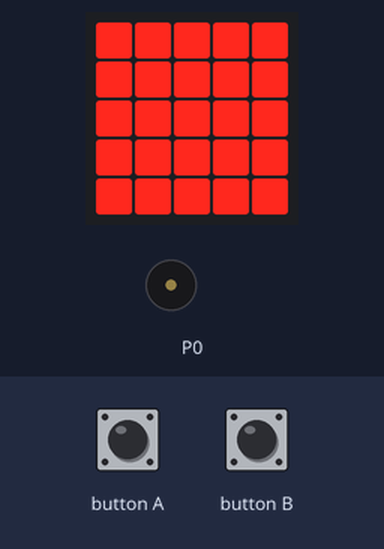
Bench run of a program on a simulated BBC micro:bit (MakeCode). On the bench: the board's 5×5 LED display, buzzer (waves = sounding). The inputs (shaded band) are chosen by the test bench.

Above: at 1.2 s.
1.3 s: button A pressed for 0.15 s
At 2.2 s:
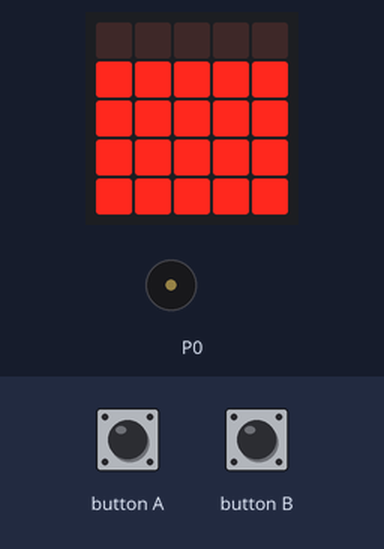
4.4 s: button B pressed for 0.15 s
At 7.4 s:
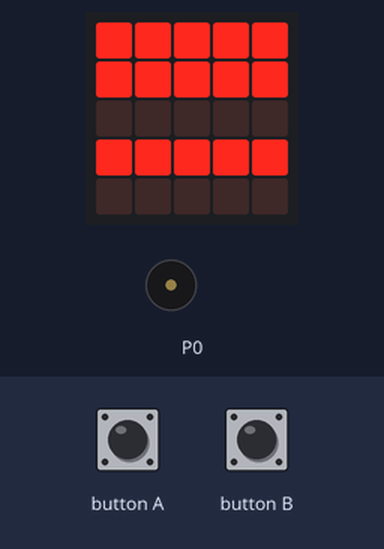
7.5 s: button A pressed for 0.15 s
At 9.0 s:
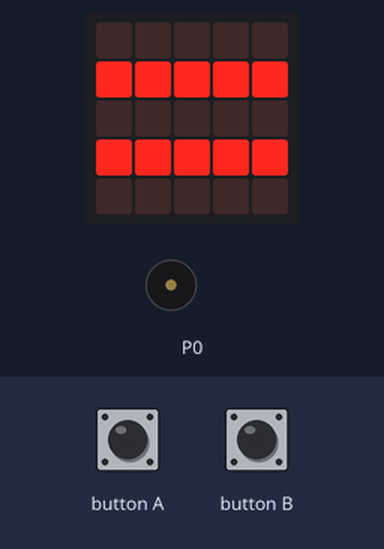
10.6 s: button B pressed for 0.15 s
At 12.97 s:
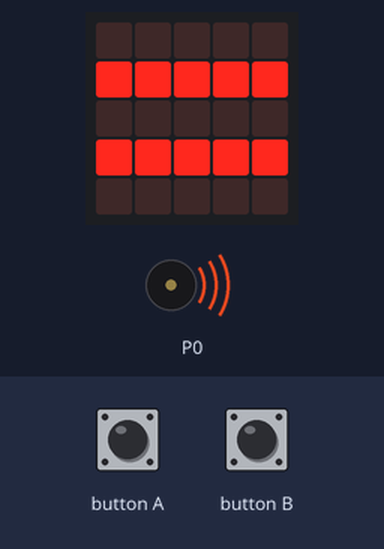
13.7 s: button B pressed for 0.15 s
At 16.7 s:
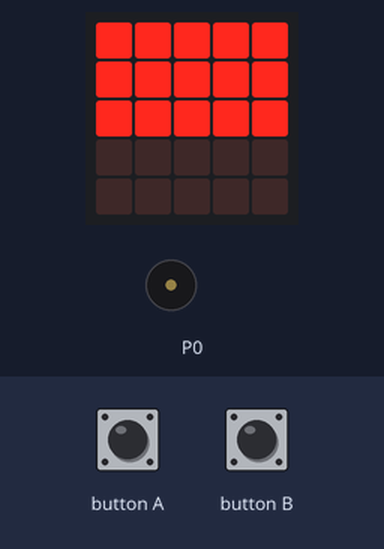
16.8 s: button A pressed for 0.15 s
At 17.7 s:
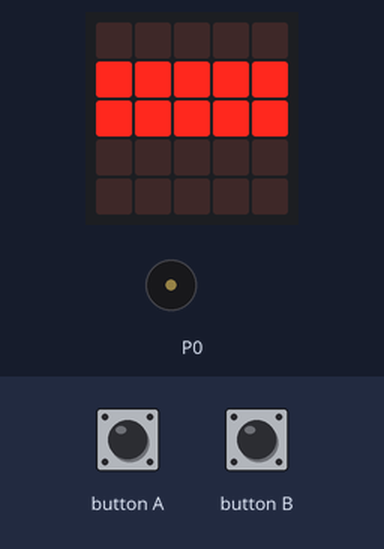
Timing chart, 0 to 22.8 s (numbered marks = the images above; inputs shaded):
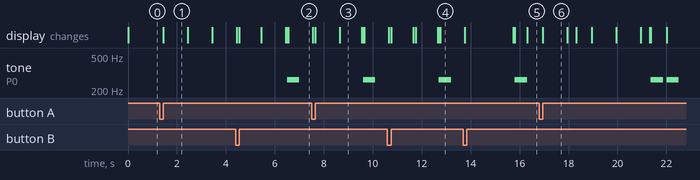

The program:

main.ts
```typescript
function repeticio_LEDS (repeticions: number, pausa: number) {
    for (let index = 0; index < repeticions; index++) {
        estat_de_LEDS(1)
        basic.pause(repeticions)
    }
}
input.onButtonPressed(Button.A, function () {
    estat_de_LEDS(1000)
    repeticio_LEDS(5, 200)
    music.playTone(262, music.beat(BeatFraction.Whole))
})
function estat_de_LEDS (pausa: number) {
    for (let index_y = 0; index_y <= 4; index_y++) {
        for (let index_x = 0; index_x <= 4; index_x++) {
            led.toggle(index_x, index_y)
        }
        basic.pause(pausa)
    }
}
input.onButtonPressed(Button.B, function () {
    for (let index_y = 0; index_y <= 4; index_y++) {
        for (let index_x = 0; index_x <= 4; index_x++) {
            led.unplot(index_x, Math.map(index_y, 0, 4, 4, 0))
        }
        basic.pause(1000)
    }
    repeticio_LEDS(5, 200)
    music.playTone(262, music.beat(BeatFraction.Whole))
})
estat_de_LEDS(1)
```

test.ts
```typescript
// aquí va el archivo "tests"; esto no se compilará cuando este paquete se utilice como una extensión.
```

Measured:
- after the input at 1.3 s, the display: changes after 0.15 s (image 1)
- after the input at 13.7 s, the display: first differs from a run without the input after 2.6 s (image 5)
- after the input at 16.8 s, the display: changes after 0.15 s (image 6)
- what the display in image 1 shows lasts 1.0 s, from 1.5 s to 2.5 s
- what the display in image 3 shows lasts 0.9 s, from 8.7 s to 9.6 s
